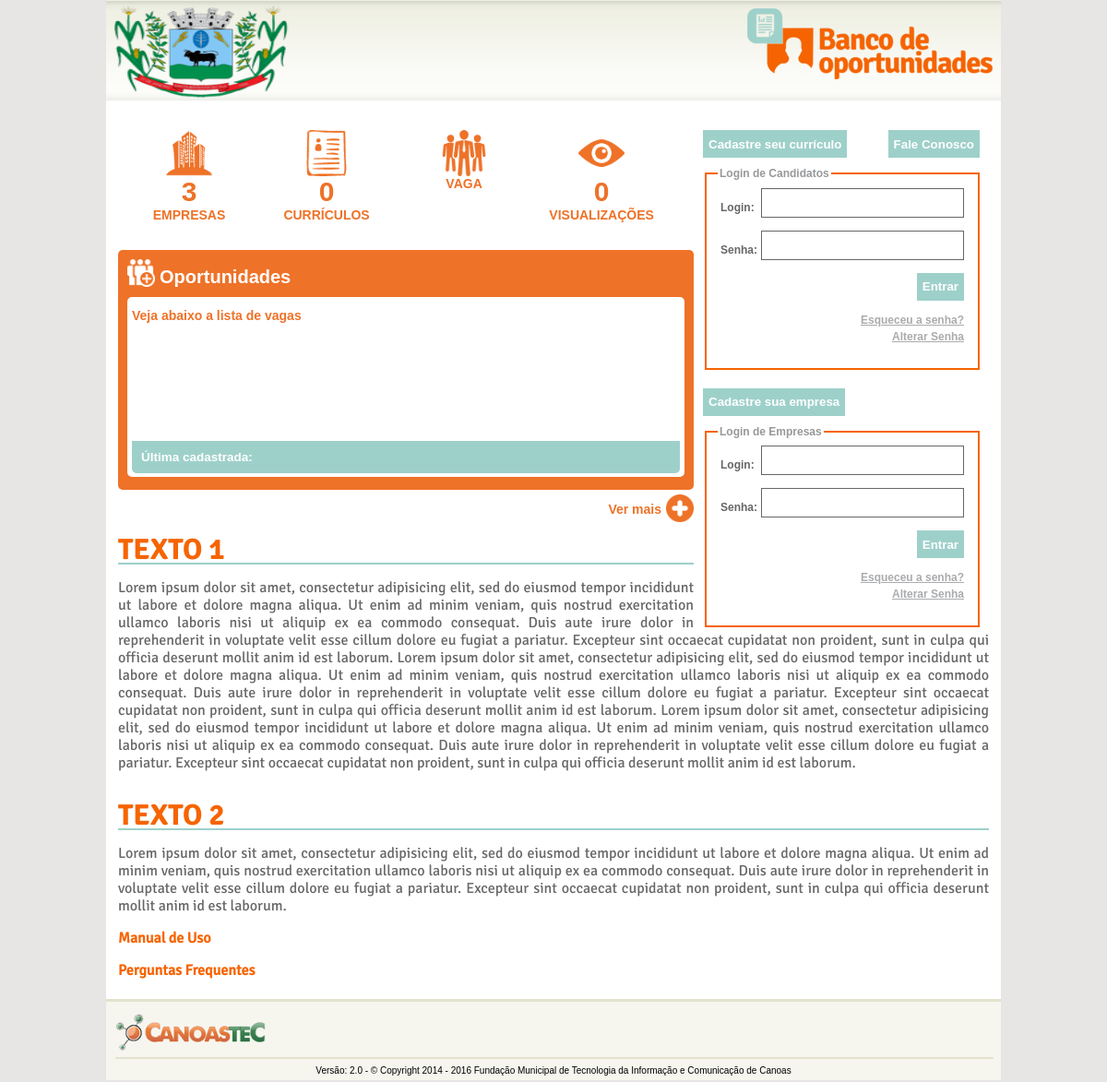
Page /bdo/index.php on the committed database.
### tables this page shows
CREATE TABLE `imagemsistema` (
  `id_imagemsistema` int(10) unsigned NOT NULL AUTO_INCREMENT,
  `lado` varchar(2) DEFAULT NULL,
  `imagem` varchar(100) DEFAULT NULL,
  `id_usuarioalteracao` int(10) DEFAULT NULL,
  `dt_alteracao` datetime DEFAULT NULL,
  PRIMARY KEY (`id_imagemsistema`)
);

CREATE TABLE `texto` (
  `id_texto` int(10) unsigned NOT NULL AUTO_INCREMENT,
  `id_usuarioinclusao` int(10) unsigned NOT NULL,
  `id_usuarioalteracao` int(10) unsigned DEFAULT NULL,
  `dt_inclusao` datetime NOT NULL,
  `dt_alteracao` datetime DEFAULT NULL,
  `ds_titulo` text,
  `ds_texto` text,
  `ao_ativo` enum('S','N') DEFAULT 'S',
  PRIMARY KEY (`id_texto`)
);

### bdo/index.php (the view, shortened to what the rows shown need)
<html xmlns='http://www.w3.org/1999/xhtml'
      xmlns:og='http://ogp.me/ns#'>
    <head>
        <link rel="stylesheet" href="./publico/css/style.css" type="text/css" >
        <link rel="stylesheet" href="./publico/css/jquery.tabs.css" type="text/css" media="print, projection, screen">
        <link rel="stylesheet" href="./publico/css/jquery.tabs-ie.css" type="text/css" media="projection, screen">
    </head>
    <body onload="Rolar()">
<?php
    $sql_SE = mysql_query("SELECT imagem FROM imagemsistema WHERE lado = 'SE'");
    $sql_SD = mysql_query("SELECT imagem FROM imagemsistema WHERE lado = 'SD'");
    $sql_IE = mysql_query("SELECT imagem FROM imagemsistema WHERE lado = 'IE'");
    $sql_ID = mysql_query("SELECT imagem FROM imagemsistema WHERE lado = 'ID'");
    $usuario_SE = mysql_fetch_object($sql_SE);
    $usuario_SD = mysql_fetch_object($sql_SD);
    $usuario_IE = mysql_fetch_object($sql_IE);
    $usuario_ID = mysql_fetch_object($sql_ID);
?>
        <div id="corpo">
            <div id="header">
                <div id="logo2">
                    <img id="cabecalho-logo" alt="Banco de Oportunidades" src="../Utilidades/Imagens/bancodeoportunidades/<?php echo $usuario_SD->imagem; ?>" width="266" height="77" style="margin-top: -25px; margin-left: -50px;">
                </div>
                <div id="logo">
                    <img id="cabecalho-logo" alt="Brasão da Prefeitura" src="../Utilidades/Imagens/bancodeoportunidades/<?php echo $usuario_SE->imagem; ?>" width="210"  height="110">
                </div>
            </div>
            <div id="conteudo">
                <div id="tudo">
                    <div id="content">
                        <div id="areaLogin">
                            <input type="button" class="botao" value="Cadastre seu currículo" onclick="window.location = ('./publico/visao/GuiCadCandidato.php');" />
                            <input type="button" id="contato" class="botao" value="Fale Conosco" onclick="window.location = ('./publico/visao/GuiContato.php');" />
                            <fieldset>
                            </fieldset>
                            <input type="button" class="botao" value="Cadastre sua empresa" onclick="window.location = ('./publico/visao/GuiCadEmpresa.php');" />
                            <fieldset>
                            </fieldset>
                        </div>
                        <div style="width: 65.7%;">
                            <div class="div-icones-index">
                            </div>
                            <div class="div-icones-index">
                            </div>
                            <div class="div-icones-index">
                            </div>
                            <div class="div-icones-index">
                            </div>
                        </div>
                        <div class="vagas-index">
                            <a href="publico/visao/GuiTodasVagas.php" title="Clique aqui para visualizar todas vagas cadastradas pelas empresas no Banco de Oportunidades de Canoas">
                            </a>
                            <div class="vagas">
                            </div>
                        </div>
                        <br>
                        <div class="ver-mais">
                            <a href="publico/visao/GuiTodasVagas.php" title="Clique aqui para visualizar todas vagas cadastradas pelas empresas no Banco de Oportunidades de Canoas">
                            </a>
                        </div>
                        <?php
                        $sql = "SELECT id_texto, ds_titulo, ds_texto "
                                . "FROM texto "
                                . "WHERE ao_ativo = 'S' ";
                        $query = mysql_query($sql);
                        while($row = mysql_fetch_object($query)) { ?>
                            <h2 class="subtitulo_index"><?php echo $row->ds_titulo; ?></h2>
                            <hr class="linha_subtitulo" style="margin-top: -32px;">
                            <p class="texto-justificado">
                                <?php echo $row->ds_texto; ?>
                            </p>
                        <?php } ?>
                        <p class="texto-justificado" >
                            <a href="./manuais/ListaManuais.php" class="link_manual">Manual de Uso</a>
                        </p>
                        <p class="texto-justificado" >
                            <a href="publico/visao/GuiFaq.php" class="link_manual">Perguntas Frequentes</a>
                        </p>
                    </div>
                </div>
            </div>
        </div>
        <div id="footer">
            <div id="rodape">
                <img src="../Utilidades/Imagens/bancodeoportunidades/<?php echo $usuario_ID->imagem; ?>" height="40px">
                <img src="../Utilidades/Imagens/bancodeoportunidades/<?php echo $usuario_IE->imagem; ?>" height="40px" style="margin-top: 13px;float:left; margin-right: 638px;">
                <?php
                    $arquivo = file_get_contents('version.txt');
                    echo "<div style='border: solid 1px #E4E2CD; margin-top: 60px; width: 950px; margin-left: 10px;'></div>";
                    echo "<div class='versao_rodape'>Versão: ".$arquivo."</div>";
                ?>
            </div>
        </div>
    </body>
</html>

### rows in the picture
imagemsistema: imagem (picture)
imagemsistema: imagem (picture)
texto: ds_titulo "TEXTO 1", ds_texto "Lorem ipsum dolor sit amet, consectetur adipisicing elit, sed do eiusmod tempor incididunt ut labore et dolore magna aliqua. Ut enim ad minim veniam, quis nostrud exercitation ullamco laboris nisi ut aliquip ex ea commodo consequat. Duis aute irure dolor in reprehenderit in voluptate velit esse cillum dolore eu fugiat a pariatur. Excepteur sint occaecat cupidatat non proident, sunt in culpa qui officia deserunt mollit anim id est laborum. Lorem ipsum dolor sit amet, consectetur adipisicing elit, sed do eiusmod tempor incididunt ut labore et dolore magna aliqua. Ut enim ad minim veniam, quis nostrud exercitation ullamco laboris nisi ut aliquip ex ea commodo consequat. Duis aute irure dolor…"
texto: ds_titulo "TEXTO 2", ds_texto "Lorem ipsum dolor sit amet, consectetur adipisicing elit, sed do eiusmod tempor incididunt ut labore et dolore magna aliqua. Ut enim ad minim veniam, quis nostrud exercitation ullamco laboris nisi ut aliquip ex ea commodo consequat. Duis aute irure dolor in reprehenderit in voluptate velit esse cillum dolore eu fugiat a pariatur. Excepteur sint occaecat cupidatat non proident, sunt in culpa qui officia deserunt mollit anim id est laborum."
imagemsistema: imagem (picture)
imagemsistema: imagem (picture)

### other values in the picture
$totalEmpresas "3"
$candidatos "0"
$totalVisitas "0"
$arquivo "2.0 - © Copyright 2014 - 2016 Fundação Municipal de Tecnologia da Informação e Comunicação de Canoas"
